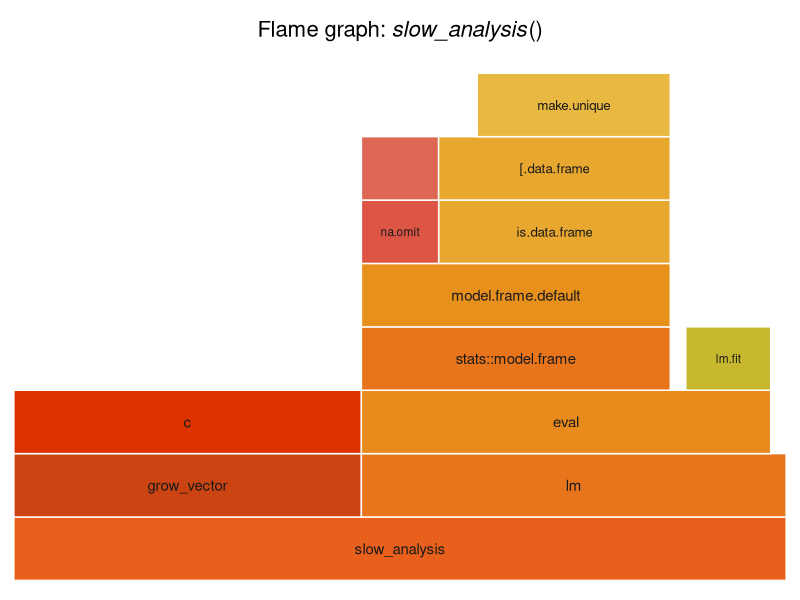

This chart was generated by the following R code:
library(ggplot2)

# Flame graph data: each row is a rectangle
# xmin/xmax = time span, ymin/ymax = stack depth
# The total width is 1.0 (100% of time)

frames <- data.frame(
  label = c(
    # Bottom: slow_analysis spans everything
    "slow_analysis",
    # Level 1: grow_vector (left ~45%) and lm (right ~55%)
    "grow_vector", "lm",
    # Level 2 under grow_vector: c()
    "c",
    # Level 2 under lm: eval
    "eval",
    # Level 3 under lm > eval: stats::model.frame (~35%) and lm.fit (~12%)
    "stats::model.frame", "lm.fit",
    # Level 4 under model.frame: model.frame.default
    "model.frame.default",
    # Level 5 under model.frame.default: is.data.frame (~18%) + na.omit (~8%)
    "is.data.frame", "na.omit",
    # Level 6 under na.omit: na.omit.data.frame
    "na.omit.data.frame",
    # Level 6 under is.data.frame: [.data.frame
    "[.data.frame",
    # Level 7 under [.data.frame: make.unique
    "make.unique"
  ),
  xmin = c(
    0.00,          # slow_analysis
    0.00, 0.45,    # grow_vector, lm
    0.00,          # c
    0.45,          # eval
    0.45, 0.87,    # model.frame, lm.fit
    0.45,          # model.frame.default
    0.55, 0.45,    # is.data.frame, na.omit
    0.45,          # na.omit.data.frame
    0.55,          # [.data.frame
    0.60           # make.unique
  ),
  xmax = c(
    1.00,          # slow_analysis
    0.45, 1.00,    # grow_vector, lm
    0.45,          # c
    0.98,          # eval
    0.85, 0.98,    # model.frame, lm.fit
    0.85,          # model.frame.default
    0.85, 0.55,    # is.data.frame, na.omit
    0.55,          # na.omit.data.frame
    0.85,          # [.data.frame
    0.85           # make.unique
  ),
  ymin = c(
    0,             # slow_analysis
    1, 1,          # grow_vector, lm
    2,             # c
    2,             # eval
    3, 3,          # model.frame, lm.fit
    4,             # model.frame.default
    5, 5,          # is.data.frame, na.omit
    6,             # na.omit.data.frame
    6,             # [.data.frame
    7              # make.unique
  ),
  ymax = c(
    1,
    2, 2,
    3,
    3,
    4, 4,
    5,
    6, 6,
    7,
    7,
    8
  ),
  stringsAsFactors = FALSE
)

# Color palette: warm tones like profvis
# Left stack (c/grow_vector) = reds, right stack (lm) = oranges
frames$width <- frames$xmax - frames$xmin

frames$fill <- c(
  "#E8601C",  # slow_analysis - dark orange
  "#CC4411",  # grow_vector - red
  "#E8751C",  # lm - orange
  "#DD3300",  # c - bright red
  "#E88A1C",  # eval - light orange
  "#E8751C",  # model.frame - orange
  "#C8B830",  # lm.fit - olive
  "#E8901C",  # model.frame.default - warm orange
  "#E8A830",  # is.data.frame - yellow-orange
  "#DD5544",  # na.omit - salmon
  "#DD6655",  # na.omit.data.frame - light salmon
  "#E8A830",  # [.data.frame - yellow-orange
  "#E8B840"   # make.unique - yellow
)

# Hide labels that would overflow: ratio of box width to label length
frames$chars <- nchar(frames$label)
frames$density <- frames$width / frames$chars
# Threshold: ~0.012 units per character at font size 3.0 on a 10-inch plot
frames$show_label <- ifelse(frames$density >= 0.011, frames$label, "")

# Font size: scale down for narrower boxes
frames$fontsize <- ifelse(frames$width >= 0.30, 3.8,
                   ifelse(frames$width >= 0.20, 3.4,
                   ifelse(frames$width >= 0.10, 3.0, 2.6)))

p <- ggplot(frames) +

geom_rect(
    aes(xmin = xmin, xmax = xmax, ymin = ymin, ymax = ymax),
    fill = frames$fill,
    color = "white",
    linewidth = 0.5
  ) +
  geom_text(
    aes(
      x = (xmin + xmax) / 2,
      y = (ymin + ymax) / 2,
      label = show_label
    ),
    size = frames$fontsize,
    color = "grey10",
    fontface = "plain"
  ) +
  labs(title = expression(
    paste("Flame graph: ", italic("slow_analysis"), "()")
  )) +
  scale_x_continuous(expand = c(0, 0)) +
  scale_y_continuous(expand = c(0, 0.2)) +
  theme_void(base_size = 12) +
  theme(
    plot.title = element_text(hjust = 0.5, size = 16, face = "bold",
                              margin = margin(b = 10)),
    plot.margin = margin(15, 10, 5, 10),
    plot.background = element_rect(fill = "white", color = NA)
  )

ggsave(
  here::here("images", "flame_graph.png"),
  plot = p,
  width = 10,
  height = 5,
  dpi = 200,
  bg = "white"
)

cat("Done: images/flame_graph.png\n")
